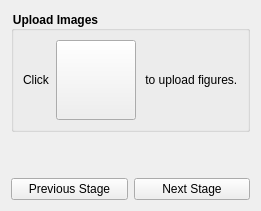
            <widget class="QWidget" name="uploadPage">
             <layout class="QVBoxLayout" name="uploadPageLayout">
              <item>
               <layout class="QVBoxLayout" name="uploadContentLayout">
                <item>
                 <widget class="QGroupBox" name="uploadGroupBox">
                  <property name="minimumSize">
                   <size>
                    <width>0</width>
                    <height>100</height>
                   </size>
                  </property>
                  <property name="styleSheet">
                   <string notr="true">QGroupBox{
    font-weight: bold;
}
</string>
                  </property>
                  <property name="title">
                   <string>Upload Images</string>
                  </property>
                  <layout class="QVBoxLayout" name="uploadGroupLayout">
                   <item>
                    <layout class="QHBoxLayout" name="uploadHintLayout">
                     <property name="bottomMargin">
                      <number>0</number>
                     </property>
                     <item>
                      <widget class="QLabel" name="uploadHintPrefixLabel">
                       <property name="sizePolicy">
                        <sizepolicy hsizetype="Minimum" vsizetype="Preferred">
                         <horstretch>0</horstretch>
                         <verstretch>0</verstretch>
                        </sizepolicy>
                       </property>
                       <property name="text">
                        <string>Click</string>
                       </property>
                      </widget>
                     </item>
                     <item>
                      <widget class="QPushButton" name="plusButton">
                       <property name="sizePolicy">
                        <sizepolicy hsizetype="Fixed" vsizetype="Fixed">
                         <horstretch>0</horstretch>
                         <verstretch>0</verstretch>
                        </sizepolicy>
                       </property>
                       <property name="minimumSize">
                        <size>
                         <width>80</width>
                         <height>80</height>
                        </size>
                       </property>
                       <property name="text">
                        <string/>
                       </property>
                       <property name="icon">
                        <iconset resource="../icon.qrc">
                         <normaloff>:/icons/icons/plus.svg</normaloff>:/icons/icons/plus.svg</iconset>
                       </property>
                       <property name="iconSize">
                        <size>
                         <width>50</width>
                         <height>50</height>
                        </size>
                       </property>
                      </widget>
                     </item>
                     <item>
                      <widget class="QLabel" name="uploadHintSuffixLabel">
                       <property name="text">
                        <string> to upload figures.</string>
                       </property>
                      </widget>
                     </item>
                    </layout>
                   </item>
                  </layout>
                 </widget>
                </item>
                <item>
                 <spacer name="uploadBottomSpacer">
                  <property name="orientation">
                   <enum>Qt::Orientation::Vertical</enum>
                  </property>
                  <property name="sizeHint" stdset="0">
                   <size>
                    <width>20</width>
                    <height>40</height>
                   </size>
                  </property>
                 </spacer>
                </item>
                <item>
                 <layout class="QHBoxLayout" name="uploadNavigationLayout">
                  <property name="bottomMargin">
                   <number>0</number>
                  </property>
                  <item>
                   <widget class="QPushButton" name="previousButton1">
                    <property name="text">
                     <string>Previous Stage</string>
                    </property>
                   </widget>
                  </item>
                  <item>
                   <widget class="QPushButton" name="nextButton1">
                    <property name="text">
                     <string>Next Stage</string>
                    </property>
                   </widget>
                  </item>
                 </layout>
                </item>
               </layout>
              </item>
             </layout>
            </widget>
